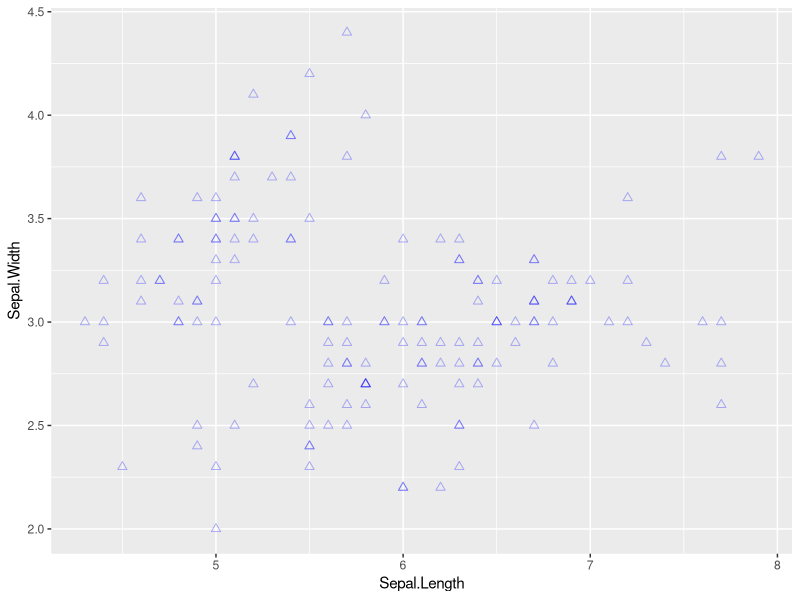
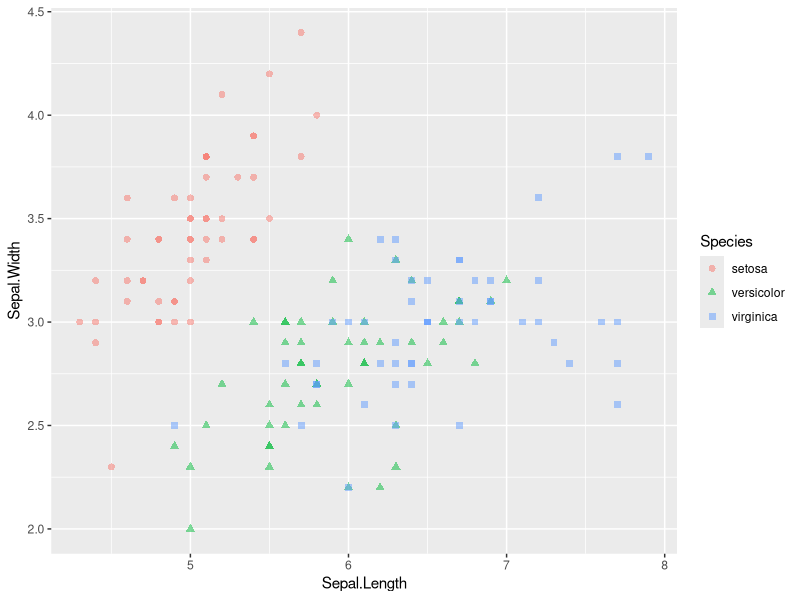
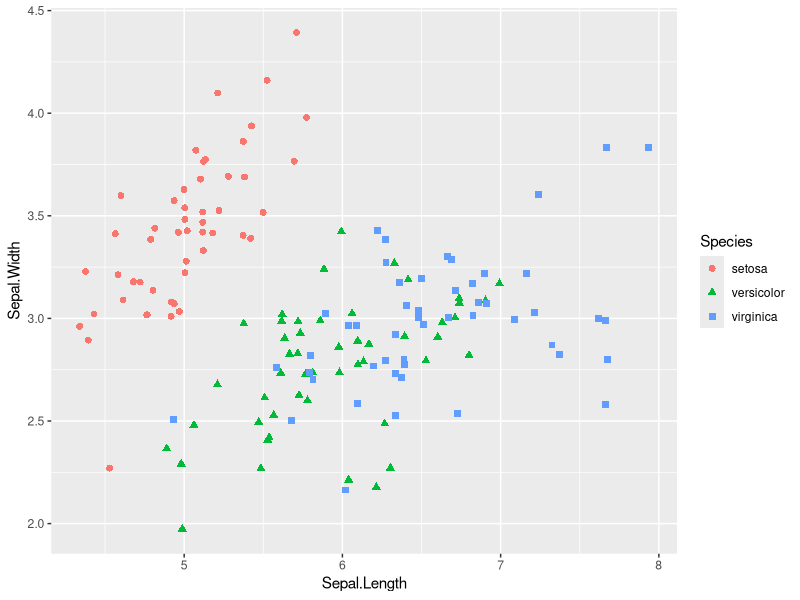
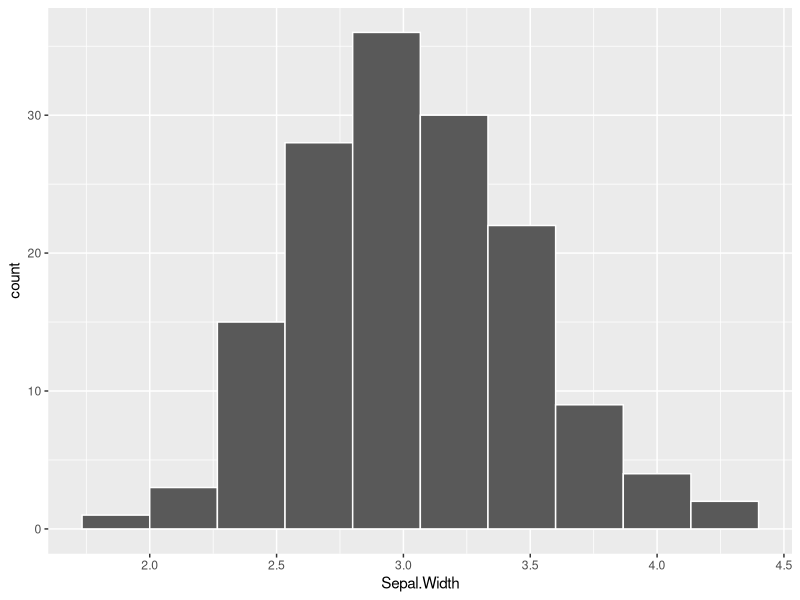
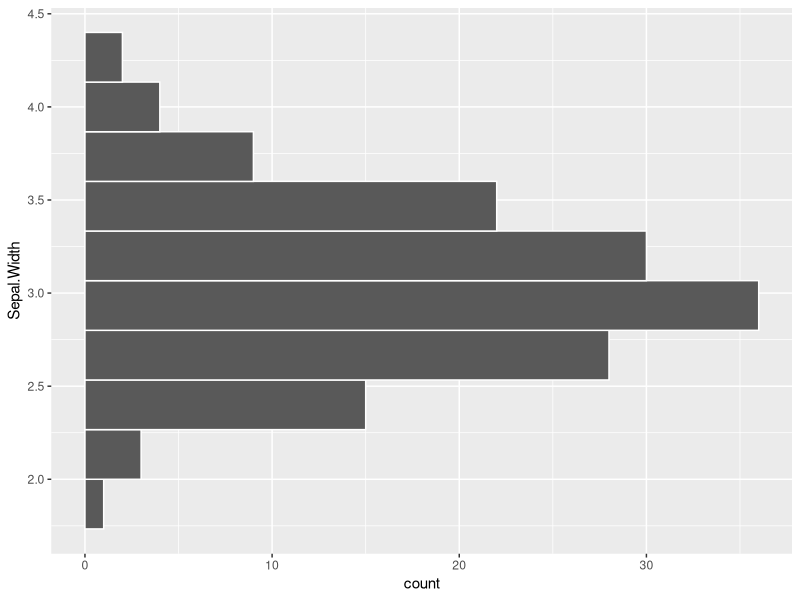
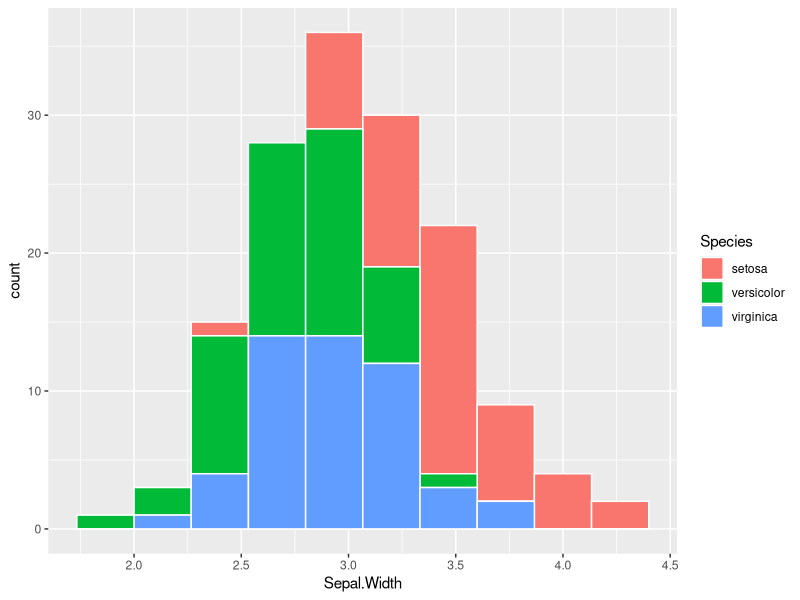
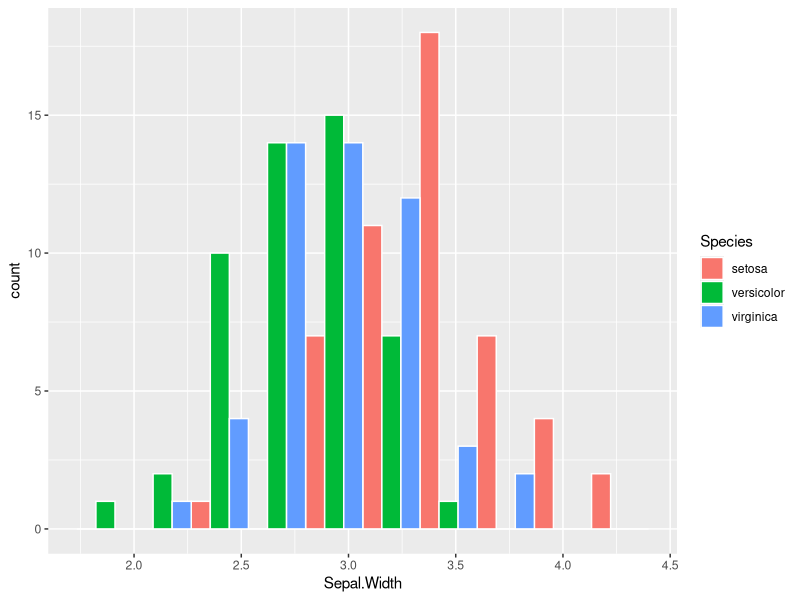
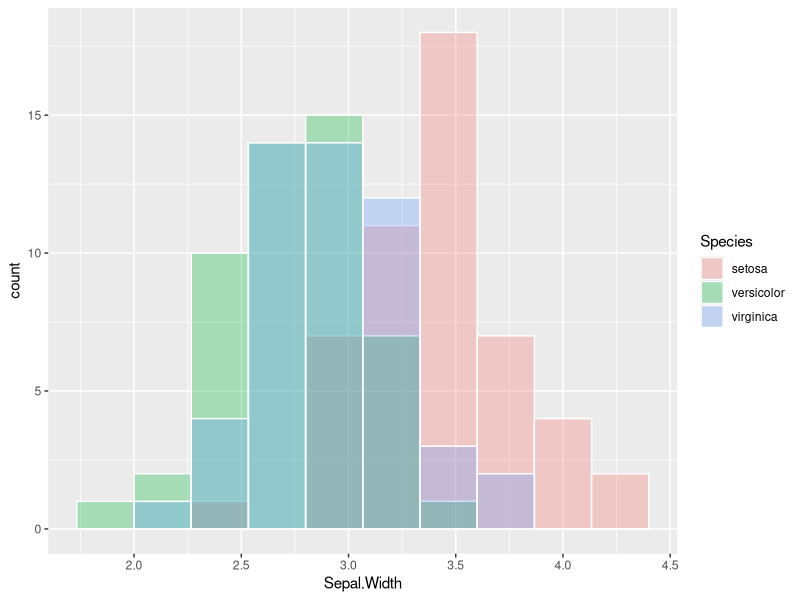

These charts were generated, in order, by the following R code:
## ---- chunk 1
library(tidyverse)
data <- data.frame(var1=c(1,2,3,4,5),
                   var2=c(6,7,8,9,10)
                   )
ex_val <- 10

data_res<-mutate(data, 
                 var3=var1+var2+ex_val, 
                 var4=var1-var2,
                 var5=var1*ex_val
                 )
print(data_res)
## ---- chunk 2
library(tidyverse)
data <- data.frame(var1=c(4,2,3,4,5),
                   var2=c("X","Y","X","Y","Z")
                   )
print(data)

data_res<-mutate(data, 
                 var3=case_when(var1>3 ~ "A", 
                                var1<=3 & var2 == "Y" ~ "B", 
                                TRUE ~ "C")
                 )
print(data_res)


## ---- chunk 3
library(tidyverse)
# ワイド型データの作成
data <- data.frame(id=c(1,2,3,4,5),
                   性別=c("M","F","M","F","M"),
                   変数1=c(6,7,8,9,10),
                   変数2=c(11,12,13,14,15)
                   )

# ロング型データにする
data_long<-pivot_longer(data, 
                       cols=c(変数1, 変数2), 
                       names_to="変数", 
                       values_to="値")
head(data_long)

# 除外変数を指定する形にした場合
data_long<-pivot_longer(data, 
                       cols=c(-id,-性別), 
                       names_to="変数", 
                       values_to="値")
head(data_long)
## ---- chunk 4
library(tidyverse)
# ロング型データは先の例から引き続き使用
head(data_long)

# ワイド型データにする
data_wide<-pivot_wider(data_long, 
                       names_from="変数", 
                       values_from="値")
head(data_wide)
## ---- chunk 5
data <- data.frame(変数1=c(1,2,3,4,5,6,7,8,9,10),
                   変数2=c(11,12,13,14,15,16,17,18,19,20),
                   グループ1=c("A","A","A","A","A","B","B","B","B","B")
                   )

aggregate(cbind(変数1,変数2) ~ グループ1, data, mean)
## ---- chunk 6
data <- data.frame(変数1=c(1,2,3,4,5,6,7,8,9,10),
                   変数2=c(11,12,13,14,15,16,17,18,19,20),
                   グループ1=c("A","A","A","A","A","B","B","B","B","B"),
                   グループ2=c("X","X","Y","Y","Z","X","X","Y","Y","Z"))

aggregate(変数1 ~ グループ1 + グループ2, data, mean)
## ---- chunk 7
data <- data.frame(変数1=c(1,2,3,4,5,6,7,8,9,10),
                   変数2=c(11,12,13,14,15,16,17,18,19,20),
                   変数3=c(21,22,23,24,25,26,27,28,29,30),
                   グループ1=c("A","A","A","A","A","B","B","B","B","B"),
                   グループ2=c("X","X","Y","Y","Z","X","X","Y","Y","Z"))

aggregate(cbind(変数1, 変数2, 変数3) ~ グループ1 + グループ2, data, mean)
## ---- chunk 8
data <- data.frame(変数1=c(1,2,3,4,5,6,7,8,9,10),
                   変数2=c(11,12,13,14,15,16,17,18,19,20),
                   グループ1=c("A","A","A","A","A","B","B","B","B","B"),
                   グループ2=c("X","X","Y","Y","Y","X","X","Y","Y","Y")
                   )

aggregate(cbind(変数1,変数2) ~ グループ1+グループ2, data, function(x) c(平均=mean(x), 標準偏差=sd(x)))
## ---- chunk 9
#例用データの作成
data1 <- c(1,2,3,4,5)
data2 <- c(6,7,8,9,10)

#T検定
t.test(data1, data2)
## ---- chunk 10
#例用データの作成
data <- data.frame(var=c(1,2,3,4,5,6,7,8,9,10),
                   group=c("A","A","A","A","A","B","B","B","B","B")
                   )

# T検定
data$group <- as.factor(data$group)
t.test(var~group, data)
## ---- chunk 11
# 例用データの作成
data1 <- rnorm(5, 5, 1)
data2 <- rnorm(5, 6, 1)

# 対応ありデータでのT検定
t.test(data1, data2, paired=TRUE)
## ---- chunk 12
# 例用データの作成
set.seed(12)
data <- data.frame(性別=sample(c("男性","女性"), 100, replace=TRUE),
                   結果=sample(c("合格","不合格"), 100, replace=TRUE)
                   )

# クロス集計表の作成
table(data$性別, data$結果)

# クロス集計表から得た値を用いて比率の比較
prop.test(c(37, 21), c(37+21, 21+21))

# クロス集計表を引数として与える方法．
prop.test(table(data$性別, data$結果))
## ---- chunk 13
# 例用データの作成
set.seed(12)
data <- data.frame(性別=as.factor(sample(c("男性","女性"), 100, replace=TRUE)),
                   結果=as.factor(sample(c("合格","不合格"), 100, replace=TRUE))
                   )

# クロス集計表の作成
data_table <- table(data$性別, data$結果)
print(data_table)

# カイ二乗検定
chisq.test(data_table, correct=FALSE)
## ---- chunk 14
chisq.test(data$性別, data$結果, correct=FALSE)
## ---- chunk 15
# 例用データの作成
set.seed(120)
data <- data.frame(性別=as.factor(sample(c("男性","女性"), 30, replace=TRUE, prob=c(0.3, 0.7))),
                   結果=as.factor(sample(c("合格","不合格"), 30, replace=TRUE))
                   )

# クロス集計表の作成
data_table <- table(data$性別, data$結果)
print(data_table)

# Fisherの正確確率検定
fisher.test(data_table)
## ---- chunk 16
# 例用データの作成
set.seed(43)
data1 <- rnorm(25, 4.0, 2)
data2 <- rnorm(25, 5.0, 2)
data3 <- rnorm(25, 6.0, 2)

# 一対比較
p1 <- t.test(data1, data2)$p.value
p2 <- t.test(data1, data3)$p.value
p3 <- t.test(data2, data3)$p.value

# 多重比較の補正
p.adjust(c(p1, p2, p3), method="holm")
## ---- chunk 17
# 例用データの作成
set.seed(12)
data1 <- rnorm(25, 4.0, 2)
data2 <- rnorm(25, 5.0, 2)

# 相関係数の検定
cor.test(data1, data2)
## ---- chunk 18
# 例用データの作成
set.seed(12)
data <- data.frame(x1=rnorm(25, 4.0, 2),
                   x2=rnorm(25, 5.0, 2),
                   y=rnorm(25, 6.0, 2)
                   )

# 回帰分析
res.lm <- lm(y ~ x1 + x2, data)
summary(res.lm)
## ---- chunk 19
# 例用データの作成
set.seed(12)
data <- data.frame(x1=rnorm(25, 4.0, 2),
                   x2=rnorm(25, 5.0, 2),
                   y=rnorm(25, 6.0, 2)
                   )

# 回帰分析
res.lm <- lm(scale(y) ~ scale(x1) + scale(x2), data)
summary(res.lm)
## ---- chunk 20
# 例用データの作成
set.seed(12)
data <- data.frame(x1=rnorm(25, 4.0, 2),
                   x2=rnorm(25, 5.0, 2),
                   y=rnorm(25, 6.0, 2)
                   )

# 回帰分析
res.lm <- lm(y~ x1+x2, as.data.frame(scale(data)))
summary(res.lm)
## ---- chunk 21
# 例用データの作成
set.seed(12)
data <- data.frame(x1=rnorm(25, 4.0, 2),
                   x2=rnorm(25, 5.0, 2),
                   y=rnorm(25, 6.0, 2)
                   )

# 回帰分析
res.lm <- lm(y ~ x1 * x2, data)
summary(res.lm)
## ---- chunk 22
# 例用データの作成
set.seed(12)
data <- data.frame(x1=sample(c("A","B","C"), 25, replace=TRUE),
                   x2=rnorm(25, 5.0, 2),
                   y=rnorm(25, 6.0, 2)
                   )

# 回帰分析
res.lm <- lm(y ~ factor(x1) + x2, data)
summary(res.lm)
## ---- chunk 23
# 例用データの作成
set.seed(12)
data <- data.frame(x1=rnorm(25, 4.0, 2),
                   x2=rnorm(25, 5.0, 2),
                   x3=rnorm(25, 6.0, 2),
                   x4=rnorm(25, 7.0, 2),
                   x5=rnorm(25, 8.0, 2)
                   )
data <- mutate(data, y = 0.2*x1 + 0.3*x2 + 0.4*x3 + 0.05*x4 + 0.05*x5 + rnorm(25, 0, 1))

# 回帰分析
res.lm <- lm(y ~ x1 + x2 + x3 + x4 + x5, data)
summary(res.lm)

# ステップワイズ法による変数選択 過程は非表示
res.step <- step(res.lm, trace=FALSE)
summary(res.step)

# x1は削除しないようにする．
res.lm.lower <- lm(y ~ x1 , data) #x1のみでlmを実施 
res.step <- step(res.lm, trace=TRUE, scope=list(lower=res.lm.lower)) #過程は表示
summary(res.step)

## ---- chunk 24
# 例用データの作成
set.seed(20)
yb<-rnorm(50, 6.0, 2)
ya<-yb + 3 + rnorm(50, 0, 2)
data <- data.frame(subject=rep(1:50, 3),
                   x=c(rep("A", 50), rep("B", 50),rep("c", 50)),
                   y=c(rnorm(50, 6.0, 2), rnorm(50, 7.0, 2),rnorm(50, 7.0, 2))
                   )
data$subject <- as.factor(data$subject)
data$x <- as.factor(data$x)


# 被験者内計画2要因分散分析
res.aov <- aov(y ~ x + Error(subject/x), data)
summary(res.aov)

# # lmerTestを用いた方法
# library(lmerTest)
# res.aov <- lmer(y ~ x + (1+x|subject), data=data)
# Anova(res.aov, type=3)

# afexを用いた方法
library(afex)
res.aov <- aov_ez(id="subject", dv="y", within="x", data=data, type = 3)
summary(res.aov)
## ---- chunk 25
# 例用データの作成
set.seed(12)
data <- data.frame(subject=1:50,
                   x1=c(rep("A", 25), rep("B", 25)),
                   x2=rep(c("X","Y"), 25),
                   y=rnorm(50, 6.0, 2)
                   )
data$subject <- as.factor(data$subject)
data$x1 <- as.factor(data$x1)
data$x2 <- as.factor(data$x2)

# 2要因分散分析
library(car)
res.aov <- aov(y ~ x1*x2, data)
Anova(res.aov, type=3)

# afexを用いた方法
library(afex)
res.aov <- aov_ez(id="subject", dv="y", between=c("x1", "x2"), data=data, type=3)
summary(res.aov)
## ---- chunk 26
# 例用データの作成
set.seed(22)
data <- data.frame(subject=rep(1:25, 4),
                   x1=c(rep("A", 50), rep("B", 50)),
                   x2=rep(c("X","Y"), 50),
                   y=c(rnorm(50, 6.0, 2), rnorm(50, 7.0, 2))
                   )
data$subject <- as.factor(data$subject)
data$x1 <- as.factor(data$x1)
data$x2 <- as.factor(data$x2)

# 被験者内計画2要因分散分析
res.aov <- aov(y ~ x1*x2 + Error(subject/(x1*x2)), data)
summary(res.aov)

# afexを用いた方法
library(afex)
res.aov <- aov_ez(id="subject", dv="y", within=c("x1", "x2"), data=data, type = 3)
summary(res.aov)
## ---- chunk 27
# 例用データの作成
set.seed(123)
data <- data.frame(
  subject = rep(1:30, each = 2),   # 同じ被験者が2回測定
  x1 = rep(c(rep("A",15), rep("B",15)), each = 2),
  x2 = rep(c("X","Y"), 30),       # X, Y を同じ被験者が両方受ける
  y  = rnorm(60, 50, 5)
)
data$subject <- as.factor(data$subject)
data$x1 <- as.factor(data$x1)
data$x2 <- as.factor(data$x2)

# 混合計画2要因分散分析
res.aov <- aov(y ~ x1*x2 + Error(subject/x2), data)
summary(res.aov)

# afexを用いた方法
library(afex)
res.aov <- aov_ez(id="subject", dv="y", between="x1", within="x2", data=data, type = 3)
summary(res.aov)
## ---- chunk 28
library(ggplot2)

## 通常の散布図（色を青に，形を2（△記号）に，重なり対応として透明度を0.3に設定）
ggplot(data=iris, aes(x=Sepal.Length, y=Sepal.Width)) +
  geom_point(color="blue", shape=2, size=2, alpha=0.3)

## 色分け設定をした散布図（重なり対応として透明度を0.5に設定
ggplot(data=iris, aes(x=Sepal.Length, y=Sepal.Width)) +
  geom_point(aes(color=Species, shape=Species),size=2, alpha=0.5)

## 重なり対応としてjitterを設定した散布図
ggplot(data=iris, aes(x=Sepal.Length, y=Sepal.Width)) +
  geom_point(aes(color=Species, shape=Species), position="jitter", size=2)
## ---- chunk 29
# 通常のヒストグラム（グループ設定なし）
ggplot(data=iris) +
  geom_histogram(aes(x=Sepal.Width), color="white", bins=10, position="stack")

# 横棒グラフのヒストグラム（グループ設定なし）
ggplot(data=iris) +
  geom_histogram(aes(y=Sepal.Width), color="white", bins=10, position="stack")

# グループ設定ありの積み上げヒストグラム
ggplot(data=iris) +
  geom_histogram(aes(x=Sepal.Width,fill=Species), color="white", bins=10, position="stack")

# グループ設定ありの横並びヒストグラム
ggplot(data=iris) +
  geom_histogram(aes(x=Sepal.Width,fill=Species), color="white", bins=10, position="dodge")

# グループ設定ありの重ね合わせヒストグラム（重なりがわかるように，透明度を0.3に設定）
ggplot(data=iris) +
  geom_histogram(aes(x=Sepal.Width,fill=Species), color="white", bins=10, position="identity", alpha=0.3 )
## ---- chunk 30
# 通常の箱ひげ図（グループ設定なし）
ggplot(data=iris) +
  geom_boxplot(aes(y=Sepal.Width))

# グループ設定ありの箱ひげ図
ggplot(data=iris) +
  geom_boxplot(aes(y=Sepal.Width, fill=Species))

# グループ設定ありの箱ひげ図
ggplot(data=iris) +
  geom_boxplot(aes(x=Sepal.Width, fill=Species))

# 4つの変数の箱ひげ図
## "Sepal.Length", "Sepal.Width", "Petal.Length", "Petal.Width"がワイド型に並んでいるのを確認
head(iris)
## "Sepal.Length", "Sepal.Width", "Petal.Length", "Petal.Width"の4つの変数をロング型に
iris_long <- pivot_longer(iris,
                          cols = c(Sepal.Length, Sepal.Width, Petal.Length, Petal.Width),
                          names_to = "変数", 
                          values_to = "値")
## 箱ひげ図を描画
ggplot(data=iris_long) +
  geom_boxplot(aes(y=値, x=変数, fill=変数))
## ---- chunk 31
# dataとaesはggplot()で与えた．
ggplot(data=iris, aes(x=Species, y=Sepal.Width, fill = Species)) +
  geom_bar(stat="summary", fun="mean",width=0.5)
## ---- chunk 32
# dataとaesはggplot()で与えた．
ggplot(data=iris, aes(x=Species, y=Sepal.Width, fill = Species)) +
  geom_bar(stat="summary", fun="mean",width=0.5) +
  geom_errorbar(stat = "summary", fun.data = mean_se, width = 0.2, color = "black")+
  geom_errorbar(stat = "summary", fun.data = function(x) mean_sdl(x, mult=2), width = 0.2, color = "white")+
  geom_errorbar(stat = "summary", fun.data = mean_cl_normal, width = 0.2, color = "purple")
  
